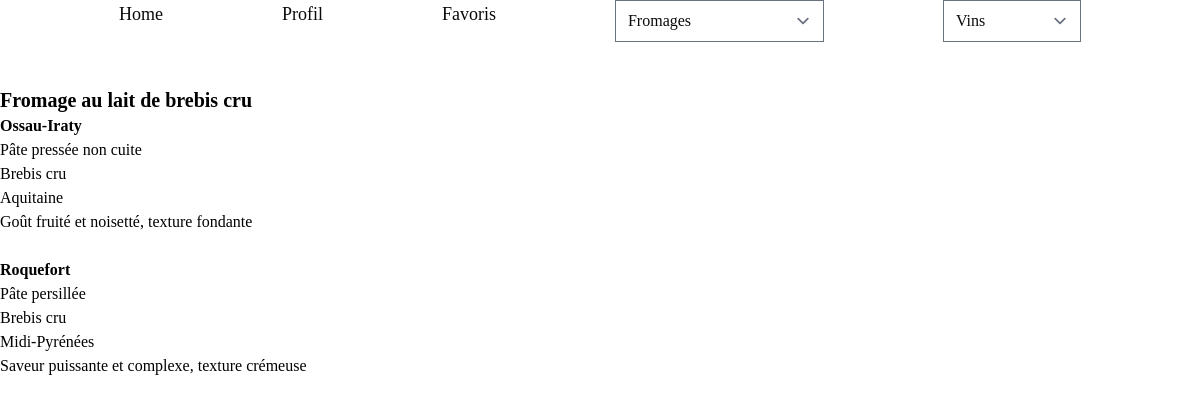
/products/raw-sheep-cheeses/, run on the app's committed database.
### products/models.py (models this page shows, shortened)
class Cheese(models.Model):
    name = models.CharField(max_length=200)
    family = models.CharField(max_length=200)
    type_of_milk = models.CharField(max_length=200)
    region = models.CharField(max_length=200)
    description = models.TextField(max_length=500)
    created_at = models.DateTimeField(auto_now_add=True)
    updated_at = models.DateTimeField(auto_now=True, null=True, blank=True)
    class Meta:
        verbose_name = "cheese"
        verbose_name_plural = "cheeses"

### products/views.py (the view)
# urls.py: path('raw-sheep-cheeses/', RawSheepCheeses.as_view(), name="raw-sheep-cheeses"),
class RawSheepCheeses(TemplateView):
    template_name = "raw-sheep-cheeses.html"

### frometon/context_processors.py (called while the page is built)
def get_cheeses(request):
    cheeses = Cheese.objects.all()
    return {'cheeses': cheeses}

def get_wines(request):
    wines = Wine.objects.all()
    return {'wines': wines}

def cheese_categories(request):
    types_of_milk = Cheese.objects.values_list('type_of_milk', flat=True).distinct()
    return {'cheese_categories': types_of_milk}

def wine_categories(request):
    colors = Wine.objects.values_list('color', flat=True).distinct()
    return {'wine_categories': colors}

def cheese_families(request):
    families = Cheese.objects.values_list('family', flat=True).distinct()
    return {'cheese_families': families}

### products/templates/raw-sheep-cheeses.html
{% extends 'base.html' %}
    {% block content %}
        <h2 class="font-semibold text-xl">Fromage au lait de brebis cru</h2>
        {% for cheese in cheeses %}
            {% if cheese.type_of_milk == "Brebis cru" %}
                <h3 class="font-semibold">{{ cheese.name }}</h3>
                <p>{{ cheese.family }}</p>
                <p>{{ cheese.type_of_milk }}</p>
                <p>{{ cheese.region }}</p>
                <p>{{ cheese.description }}</p>
                <br />
            {% endif %}
        {% endfor %}
    {% endblock content %}

### data on the page
Cheese: name "Ossau-Iraty", family "Pâte pressée non cuite", type_of_milk "Brebis cru", region "Aquitaine", description "Goût fruité et noisetté, texture fondante"
Cheese: name "Roquefort", family "Pâte persillée", type_of_milk "Brebis cru", region "Midi-Pyrénées", description "Saveur puissante et complexe, texture crémeuse"
